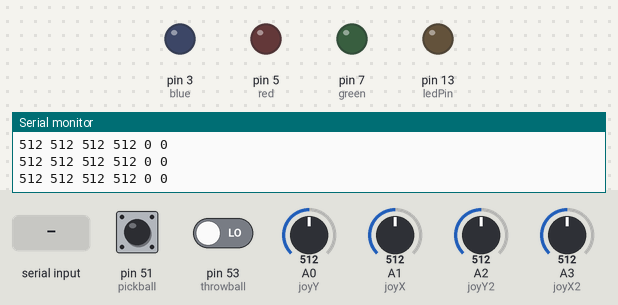
Bench run of a sketch on a simulated Arduino Mega 2560, built with avr-gcc and run on an emulated ATmega2560. Parts: output pins drawn as LEDs (lit = HIGH), the last lines printed to the serial monitor. Dashed ring = blinking. The test bench sets the inputs (shaded band); at power-on: pin 51 (pickball) LOW, A0 (joyY) = 512, A1 (joyX) = 512, pin 53 (throwball) LOW, A2 (joyY2) = 512, A3 (joyX2) = 512.

Above: at 1.2 s.
1.3 s: pin 51 (pickball) driven HIGH
At 2.5 s:
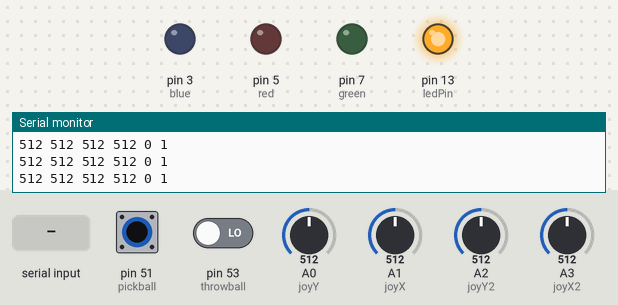
2.8 s: A0 (joyY) set to 104
4.4 s: A0 (joyY) set to 88
6.3 s: pin 51 (pickball) pulsed LOW 2 times (0.12 s each, 0.3 s apart)
At 6.58 s:
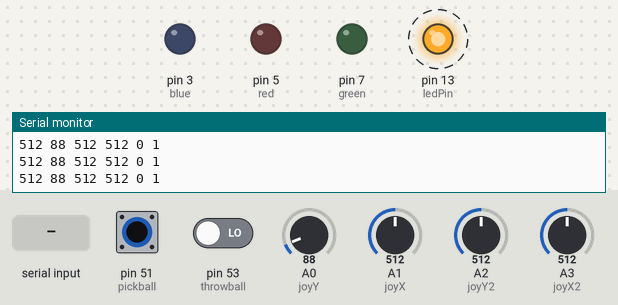
8.4 s: "ON\n" received over Serial
11.4 s: A1 (joyX) set to 111
14.4 s: A1 (joyX) set to 88
Timing chart, 0 to 17.4 s (numbered marks = the images above; inputs shaded):
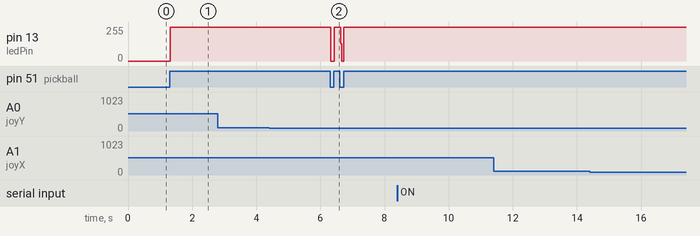

The sketch:

ArduinoCode.ino
```cpp
#define joyX A1
#define joyY A0
#define joyX2 A3
#define joyY2 A2

int xValue, yValue, x2Value, y2Value;
//lightsout
const int green = 7;
const int red   = 5;
const int blue  = 3;
//botón
const int throwball = 53;
const int pickball = 51;
const int ledPin = 13;
int buttonState = 0;
int buttonState2 = 0;

void setup() {
  Serial.begin(9600);
  Serial.setTimeout(10);
  //lightsout
  pinMode(green, OUTPUT);
  pinMode(red, OUTPUT);
  pinMode(blue, OUTPUT);

  //botón
  pinMode(ledPin, OUTPUT);
  pinMode(throwball, INPUT);
  pinMode(pickball, INPUT);

}

void loop() {
  xValue = analogRead(joyX);
  yValue = analogRead(joyY);
  x2Value = analogRead(joyX2);
  y2Value = analogRead(joyY2);

  buttonState = digitalRead(throwball);
  buttonState2 = digitalRead(pickball);
  if(buttonState == HIGH){
    digitalWrite(ledPin, HIGH);
  }
  else{
    digitalWrite(ledPin, LOW);
  }

  if(buttonState2 == HIGH){
    digitalWrite(ledPin, HIGH);
  }
  else{
    digitalWrite(ledPin, LOW);
  }

  //datos enviados a Unity

  if (Serial.readString() == "ON"){
    lightsOn();
  }

  Serial.print(xValue);
  Serial.print(" ");
  Serial.print(yValue);
  Serial.print(" ");
  Serial.print(x2Value);
  Serial.print(" ");
  Serial.print(y2Value);
  Serial.print(" ");
  Serial.print(buttonState);
  Serial.print(" ");
  Serial.print(buttonState2);
  Serial.print('\n');

  delay(10);
}

void lightsOn() {
  digitalWrite(green, HIGH);
  delay(200);
  digitalWrite(green, LOW);
  delay(100);
  digitalWrite(red, HIGH);
  delay(200);
  digitalWrite(red, LOW);
  delay(100);
  digitalWrite(blue, HIGH);
  delay(200);
  digitalWrite(blue, LOW);
}
```

Measured:
- after the input at 1.3 s, pin 13 (ledPin): 0/255 → 255/255 at once
- after the input at 6.3 s, pin 13 (ledPin): alternates 255/255 for 0.20 s and 0/255 for 0.10 s, 4 changes in all, then stays 255/255, starting at once
